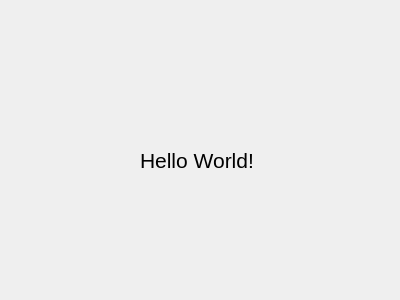
<?xml version="1.0" encoding="UTF-8"?>
<ui version="4.0">
 <class>Dialog</class>
 <widget class="QDialog" name="Dialog">
  <property name="geometry">
   <rect>
    <x>0</x>
    <y>0</y>
    <width>400</width>
    <height>300</height>
   </rect>
  </property>
  <property name="windowTitle">
   <string>Dialog</string>
  </property>
  <widget class="QLabel" name="label">
   <property name="geometry">
    <rect>
     <x>140</x>
     <y>130</y>
     <width>141</width>
     <height>61</height>
    </rect>
   </property>
   <property name="font">
    <font>
     <pointsize>16</pointsize>
    </font>
   </property>
   <property name="text">
    <string>Hello World!</string>
   </property>
  </widget>
 </widget>
 <layoutdefault spacing="6" margin="11"/>
 <resources/>
 <connections/>
</ui>
